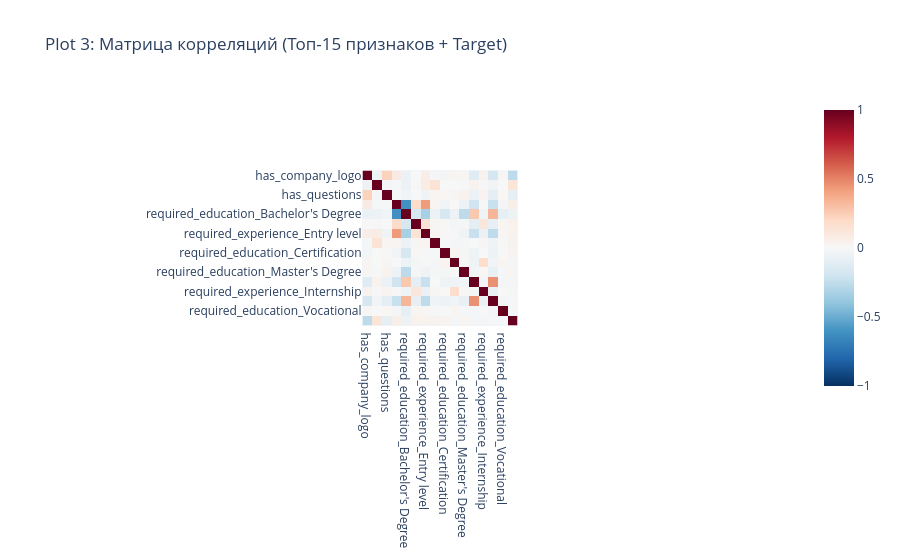
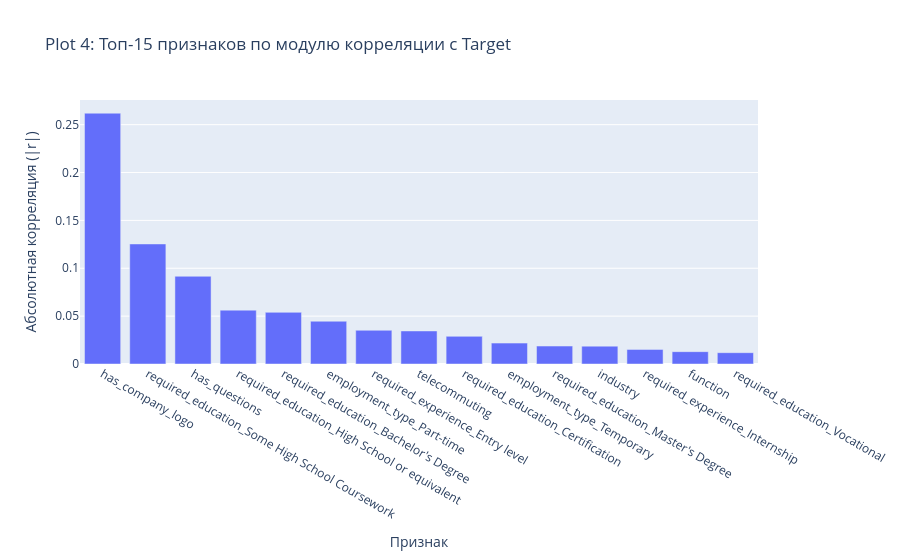
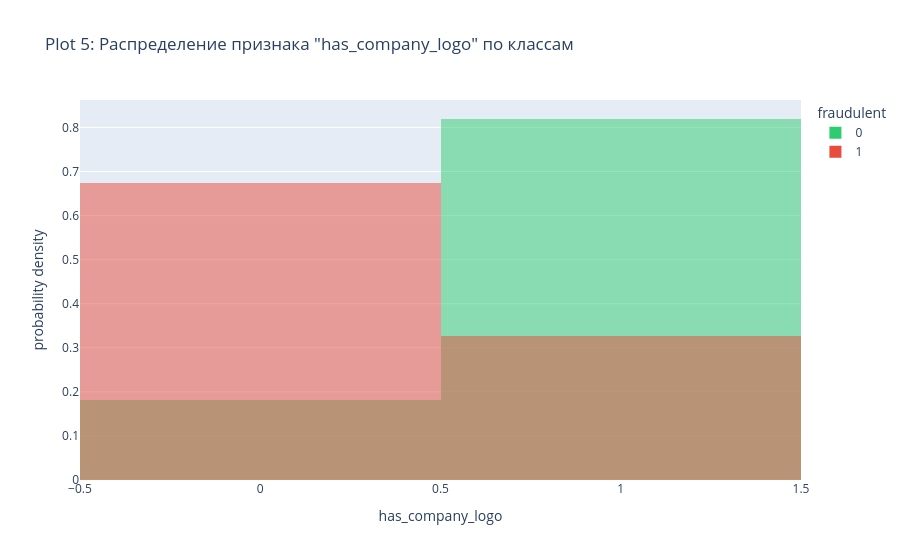
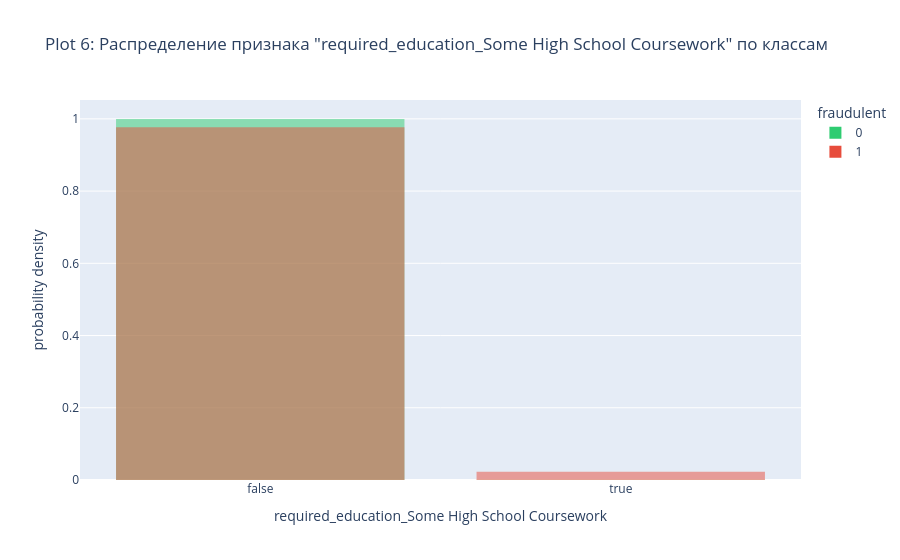

The cell these charts' notebook holds for them, in order:
### Markdown cell above
## Числовые признаки vs Target
Проанализируем линейные связи между числовыми/закодированными признаками и целевой переменной.

### Code cell
# Расчет корреляций с таргетом
corr_matrix = DF[num_cols + [target_col]].corr()
target_corr = corr_matrix[target_col].drop(target_col).fillna(0)
target_corr_sorted = target_corr.abs().sort_values(ascending=False)

print("Топ-10 признаков по абсолютной корреляции с таргетом:")
print(target_corr.loc[target_corr_sorted.index].head(10))

# Plot 3: Heatmap корреляций (Топ-15 признаков)
top_features = target_corr_sorted.head(15).index.tolist()
fig3 = px.imshow(
    corr_matrix.loc[top_features + [target_col], top_features + [target_col]],
    title='Plot 3: Матрица корреляций (Топ-15 признаков + Target)',
    color_continuous_scale='RdBu_r', 
    zmin=-1, zmax=1
)
FIGS.append(fig3)

# Plot 4: Bar chart абсолютных корреляций
fig4 = px.bar(
    x=target_corr_sorted.head(15).index, 
    y=target_corr_sorted.head(15).values,
    labels={'x': 'Признак', 'y': 'Абсолютная корреляция (|r|)'},
    title='Plot 4: Топ-15 признаков по модулю корреляции с Target'
)
FIGS.append(fig4)

# Plot 5 & 6: Распределение топ-2 числовых признаков по классам
top_2_num = target_corr_sorted.head(2).index.tolist()
if len(top_2_num) >= 1:
    fig5 = px.histogram(
        DF, x=top_2_num[0], color=target_col, barmode='overlay',
        title=f'Plot 5: Распределение признака "{top_2_num[0]}" по классам',
        histnorm='probability density',
        color_discrete_sequence=['#2ECC71', '#E74C3C']
    )
    FIGS.append(fig5)
    
if len(top_2_num) >= 2:
    fig6 = px.histogram(
        DF, x=top_2_num[1], color=target_col, barmode='overlay',
        title=f'Plot 6: Распределение признака "{top_2_num[1]}" по классам',
        histnorm='probability density',
        color_discrete_sequence=['#2ECC71', '#E74C3C']
    )
    FIGS.append(fig6)

### Figure 1 — Plotly figure (JSON) as saved in the notebook; plotly's stock layout.template omitted (floating-point values rounded to 4 significant figures; data arrays with more than 128 entries replaced by an {"elided": "..."} marker saying what was removed)
{"data": [{"coloraxis": "coloraxis", "hovertemplate": "x: %{x}<br>y: %{y}<br>color: %{z}<extra></extra>", "name": "0", "type": "heatmap", "x": ["has_company_logo", "required_education_Some High School Coursework", "has_questions", "required_education_High School or equivalent", "required_education_Bachelor's Degree", "employment_type_Part-time", "required_experience_Entry level", "telecommuting", "required_education_Certification", "employment_type_Temporary", "required_education_Master's Degree", "industry", "required_experience_Internship", "function", "required_education_Vocational", "fraudulent"], "xaxis": "x", "y": ["has_company_logo", "required_education_Some High School Coursework", "has_questions", "required_education_High School or equivalent", "required_education_Bachelor's Degree", "employment_type_Part-time", "required_experience_Entry level", "telecommuting", "required_education_Certification", "employment_type_Temporary", "required_education_Master's Degree", "industry", "required_experience_Internship", "function", "required_education_Vocational", "fraudulent"], "yaxis": "y", "z": {"elided": "16x16 float values"}}], "layout": {"coloraxis": {"cmax": 1, "cmin": -1, "colorscale": [[0.0, "rgb(5,48,97)"], [0.1, "rgb(33,102,172)"], [0.2, "rgb(67,147,195)"], [0.3, "rgb(146,197,222)"], [0.4, "rgb(209,229,240)"], [0.5, "rgb(247,247,247)"], [0.6, "rgb(253,219,199)"], [0.7, "rgb(244,165,130)"], [0.8, "rgb(214,96,77)"], [0.9, "rgb(178,24,43)"], [1.0, "rgb(103,0,31)"]]}, "title": {"text": "Plot 3: Матрица корреляций (Топ-15 признаков + Target)"}, "xaxis": {"anchor": "y", "constrain": "domain", "domain": [0.0, 1.0], "scaleanchor": "y"}, "yaxis": {"anchor": "x", "autorange": "reversed", "constrain": "domain", "domain": [0.0, 1.0]}}}

### Figure 2 — Plotly figure (JSON) as saved in the notebook; plotly's stock layout.template omitted (floating-point values rounded to 4 significant figures)
{"data": [{"hovertemplate": "Признак=%{x}<br>Абсолютная корреляция (|r|)=%{y}<extra></extra>", "legendgroup": "", "marker": {"color": "#636efa", "pattern": {"shape": ""}}, "name": "", "orientation": "v", "showlegend": false, "textposition": "auto", "type": "bar", "x": ["has_company_logo", "required_education_Some High School Coursework", "has_questions", "required_education_High School or equivalent", "required_education_Bachelor's Degree", "employment_type_Part-time", "required_experience_Entry level", "telecommuting", "required_education_Certification", "employment_type_Temporary", "required_education_Master's Degree", "industry", "required_experience_Internship", "function", "required_education_Vocational"], "xaxis": "x", "y": [0.262, 0.1254, 0.09163, 0.05627, 0.05397, 0.04469, 0.03521, 0.03452, 0.0289, 0.02185, 0.01875, 0.01866, 0.01525, 0.01287, 0.01183], "yaxis": "y"}], "layout": {"barmode": "relative", "legend": {"tracegroupgap": 0}, "title": {"text": "Plot 4: Топ-15 признаков по модулю корреляции с Target"}, "xaxis": {"anchor": "y", "domain": [0.0, 1.0], "title": {"text": "Признак"}}, "yaxis": {"anchor": "x", "domain": [0.0, 1.0], "title": {"text": "Абсолютная корреляция (|r|)"}}}}

### Figure 3 — Plotly figure (JSON) as saved in the notebook; plotly's stock layout.template omitted (floating-point values rounded to 4 significant figures; data arrays with more than 128 entries replaced by an {"elided": "..."} marker saying what was removed)
{"data": [{"bingroup": "x", "histnorm": "probability density", "hovertemplate": "fraudulent=0<br>has_company_logo=%{x}<br>probability density=%{y}<extra></extra>", "legendgroup": "0", "marker": {"color": "#2ECC71", "opacity": 0.5, "pattern": {"shape": ""}}, "name": "0", "orientation": "v", "showlegend": true, "type": "histogram", "x": {"elided": "17014 int values"}, "xaxis": "x", "yaxis": "y"}, {"bingroup": "x", "histnorm": "probability density", "hovertemplate": "fraudulent=1<br>has_company_logo=%{x}<br>probability density=%{y}<extra></extra>", "legendgroup": "1", "marker": {"color": "#E74C3C", "opacity": 0.5, "pattern": {"shape": ""}}, "name": "1", "orientation": "v", "showlegend": true, "type": "histogram", "x": {"elided": "866 int values"}, "xaxis": "x", "yaxis": "y"}], "layout": {"barmode": "overlay", "legend": {"title": {"text": "fraudulent"}, "tracegroupgap": 0}, "title": {"text": "Plot 5: Распределение признака \"has_company_logo\" по классам"}, "xaxis": {"anchor": "y", "domain": [0.0, 1.0], "title": {"text": "has_company_logo"}}, "yaxis": {"anchor": "x", "domain": [0.0, 1.0], "title": {"text": "probability density"}}}}

### Figure 4 — Plotly figure (JSON) as saved in the notebook; plotly's stock layout.template omitted (floating-point values rounded to 4 significant figures; data arrays with more than 128 entries replaced by an {"elided": "..."} marker saying what was removed)
{"data": [{"bingroup": "x", "histnorm": "probability density", "hovertemplate": "fraudulent=0<br>required_education_Some High School Coursework=%{x}<br>probability density=%{y}<extra></extra>", "legendgroup": "0", "marker": {"color": "#2ECC71", "opacity": 0.5, "pattern": {"shape": ""}}, "name": "0", "orientation": "v", "showlegend": true, "type": "histogram", "x": {"elided": "17014 bool values"}, "xaxis": "x", "yaxis": "y"}, {"bingroup": "x", "histnorm": "probability density", "hovertemplate": "fraudulent=1<br>required_education_Some High School Coursework=%{x}<br>probability density=%{y}<extra></extra>", "legendgroup": "1", "marker": {"color": "#E74C3C", "opacity": 0.5, "pattern": {"shape": ""}}, "name": "1", "orientation": "v", "showlegend": true, "type": "histogram", "x": {"elided": "866 bool values"}, "xaxis": "x", "yaxis": "y"}], "layout": {"barmode": "overlay", "legend": {"title": {"text": "fraudulent"}, "tracegroupgap": 0}, "title": {"text": "Plot 6: Распределение признака \"required_education_Some High School Coursework\" по классам"}, "xaxis": {"anchor": "y", "domain": [0.0, 1.0], "title": {"text": "required_education_Some High School Coursework"}}, "yaxis": {"anchor": "x", "domain": [0.0, 1.0], "title": {"text": "probability density"}}}}
